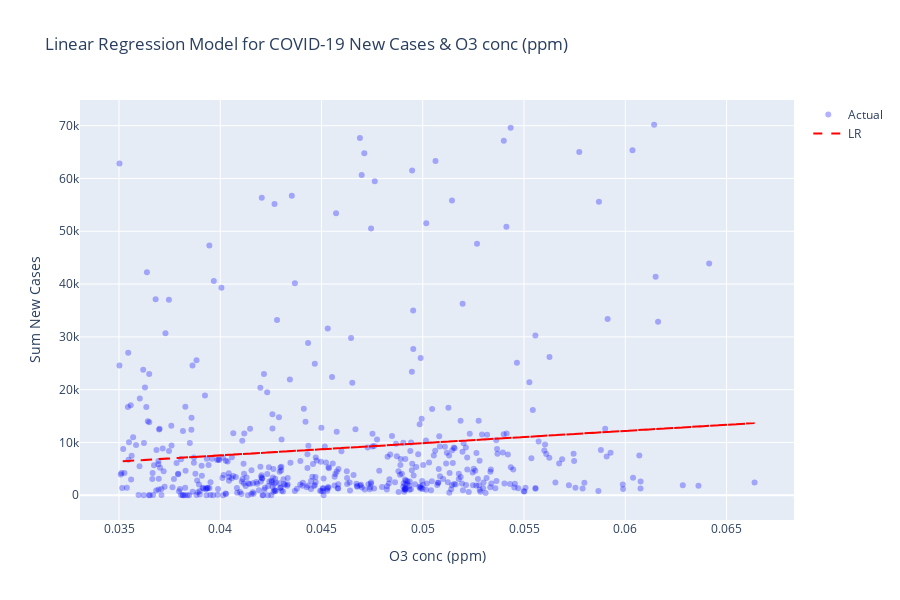

Notebook code cell kept with this figure:
### Code cell
# For O3 conc (ppm) & Sum New Cases
## Perform regression modeling
from sklearn.linear_model import LinearRegression
from sklearn.metrics import r2_score, mean_squared_error

import statsmodels.api as sm
import calendar

# Convert datetime to int
#x = data['Date'].values.astype(int) / 10**9  # Convert to seconds (UNIX epoch start)
#x = x.reshape(-1, 1)


x = NewData['O3 conc (ppm)']
y = NewData['Sum New Cases']

#--------------------------------------------------------------
# Linear regression model
#--------------------------------------------------------------
# Stastical approach
x_lms = sm.add_constant(x)
linear_model_stat = sm.OLS(y, x_lms)
lms_results = linear_model_stat.fit()
p_values = lms_results.pvalues[1:]

# Machine learning approach (no p-values)
linear_model = LinearRegression()
linear_model.fit(x_lms, y)
y_linear_pred = linear_model.predict(x_lms)

# Calculate R2 and RMSE for linear regression model
linear_r2 = r2_score(y, y_linear_pred)
linear_rmse = np.sqrt(mean_squared_error(y, y_linear_pred))

print("Model Evaluation")
print("\nLinear Regression: RMSE=%.2f, R2=%.2f" % (linear_rmse, linear_r2))
for i, p_value in enumerate(p_values.index):
  print(f'P({p_value}): {p_values[i]}')

if any(p_values <= 0.05):
  print("There is a significant relationship between the predictor and the response\n")
else:
  print("There is no significant relationship between the predictor and the response\n")


# Plot the model
import plotly.graph_objects as go

xtt = NewData['O3 conc (ppm)']#.dt.strftime('%Y-%m-%d')
scatter_actual = go.Scatter(x=xtt, y=y, mode='markers', name='Actual', marker=dict(color='blue', opacity=0.3))

line_regression = go.Scatter(x=xtt, y=y_linear_pred, mode='lines', name='LR', line=dict(color='red', dash='dash'))

data = [scatter_actual, line_regression]

layout = go.Layout(xaxis=dict(title='O3 conc (ppm)'),
                   yaxis=dict(title='Sum New Cases'),
                   title='Linear Regression Model for COVID-19 New Cases & O3 conc (ppm)',
                   showlegend=True,
                   height=600)

fig = go.Figure(data=data, layout=layout)
fig.show()

### Figure 1 — Plotly figure (JSON) as saved in the notebook; plotly's stock layout.template omitted (floating-point values rounded to 4 significant figures; data arrays with more than 128 entries replaced by an {"elided": "..."} marker saying what was removed)
{"data": [{"marker": {"color": "blue", "opacity": 0.3}, "mode": "markers", "name": "Actual", "x": {"elided": "499 float values"}, "y": {"elided": "499 float values"}, "type": "scatter"}, {"line": {"color": "red", "dash": "dash"}, "mode": "lines", "name": "LR", "x": {"elided": "499 float values"}, "y": {"elided": "499 float values"}, "type": "scatter"}], "layout": {"height": 600, "showlegend": true, "title": {"text": "Linear Regression Model for COVID-19 New Cases & O3 conc (ppm)"}, "xaxis": {"title": {"text": "O3 conc (ppm)"}}, "yaxis": {"title": {"text": "Sum New Cases"}}}}
